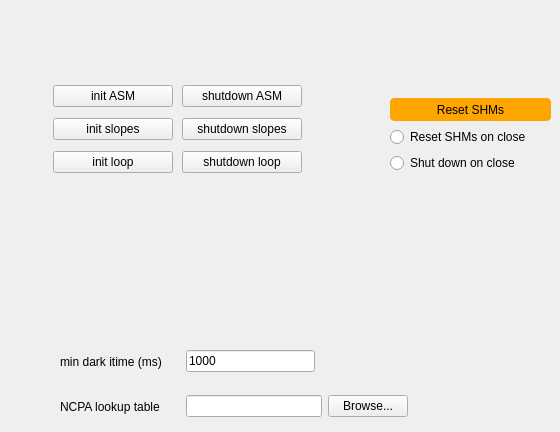
     <widget class="QWidget" name="tabControls_Setup">
      <attribute name="title">
       <string>Setup</string>
      </attribute>
      <widget class="QWidget" name="layoutWidget">
       <property name="geometry">
        <rect>
         <x>60</x>
         <y>390</y>
         <width>348</width>
         <height>33</height>
        </rect>
       </property>
       <layout class="QHBoxLayout" name="girdComponents_NCPALookup">
        <item>
         <widget class="QLabel" name="girdComponents_NCPALookup_label">
          <property name="minimumSize">
           <size>
            <width>120</width>
            <height>0</height>
           </size>
          </property>
          <property name="text">
           <string>NCPA lookup table</string>
          </property>
         </widget>
        </item>
        <item>
         <widget class="QLineEdit" name="girdComponents_NCPALookup_fname">
          <property name="text">
           <string/>
          </property>
         </widget>
        </item>
        <item>
         <widget class="QPushButton" name="girdComponents_NCPALookup_browse">
          <property name="minimumSize">
           <size>
            <width>80</width>
            <height>0</height>
           </size>
          </property>
          <property name="maximumSize">
           <size>
            <width>80</width>
            <height>16777215</height>
           </size>
          </property>
          <property name="text">
           <string>Browse...</string>
          </property>
         </widget>
        </item>
       </layout>
      </widget>
      <widget class="QWidget" name="">
       <property name="geometry">
        <rect>
         <x>50</x>
         <y>80</y>
         <width>256</width>
         <height>100</height>
        </rect>
       </property>
       <layout class="QGridLayout" name="gridLayout_7">
        <item row="0" column="0">
         <widget class="QPushButton" name="gridComponents_ASM_init_button">
          <property name="minimumSize">
           <size>
            <width>120</width>
            <height>0</height>
           </size>
          </property>
          <property name="maximumSize">
           <size>
            <width>100</width>
            <height>16777215</height>
           </size>
          </property>
          <property name="text">
           <string>init ASM</string>
          </property>
         </widget>
        </item>
        <item row="0" column="1">
         <widget class="QPushButton" name="gridComponents_ASM_stop_button">
          <property name="minimumSize">
           <size>
            <width>120</width>
            <height>0</height>
           </size>
          </property>
          <property name="maximumSize">
           <size>
            <width>100</width>
            <height>16777215</height>
           </size>
          </property>
          <property name="text">
           <string>shutdown ASM</string>
          </property>
         </widget>
        </item>
        <item row="1" column="0">
         <widget class="QPushButton" name="gridComponents_slopes_init_button">
          <property name="minimumSize">
           <size>
            <width>120</width>
            <height>0</height>
           </size>
          </property>
          <property name="maximumSize">
           <size>
            <width>100</width>
            <height>16777215</height>
           </size>
          </property>
          <property name="text">
           <string>init slopes</string>
          </property>
         </widget>
        </item>
        <item row="1" column="1">
         <widget class="QPushButton" name="gridComponents_slopes_stop_button">
          <property name="minimumSize">
           <size>
            <width>120</width>
            <height>0</height>
           </size>
          </property>
          <property name="maximumSize">
           <size>
            <width>100</width>
            <height>16777215</height>
           </size>
          </property>
          <property name="text">
           <string>shutdown slopes</string>
          </property>
         </widget>
        </item>
        <item row="2" column="0">
         <widget class="QPushButton" name="gridComponents_loop_init_button">
          <property name="minimumSize">
           <size>
            <width>120</width>
            <height>0</height>
           </size>
          </property>
          <property name="maximumSize">
           <size>
            <width>100</width>
            <height>16777215</height>
           </size>
          </property>
          <property name="text">
           <string>init loop</string>
          </property>
         </widget>
        </item>
        <item row="2" column="1">
         <widget class="QPushButton" name="gridComponents_loop_stop_button">
          <property name="minimumSize">
           <size>
            <width>120</width>
            <height>0</height>
           </size>
          </property>
          <property name="maximumSize">
           <size>
            <width>100</width>
            <height>16777215</height>
           </size>
          </property>
          <property name="text">
           <string>shutdown loop</string>
          </property>
         </widget>
        </item>
       </layout>
      </widget>
      <widget class="QWidget" name="">
       <property name="geometry">
        <rect>
         <x>60</x>
         <y>350</y>
         <width>255</width>
         <height>23</height>
        </rect>
       </property>
       <layout class="QHBoxLayout" name="minDarkitime">
        <item>
         <widget class="QLabel" name="gridConfig_minDarkItime_label">
          <property name="minimumSize">
           <size>
            <width>120</width>
            <height>0</height>
           </size>
          </property>
          <property name="text">
           <string>min dark itime (ms)</string>
          </property>
         </widget>
        </item>
        <item>
         <widget class="QLineEdit" name="gridConfig_minDarkItime_entry">
          <property name="text">
           <string>1000</string>
          </property>
         </widget>
        </item>
       </layout>
      </widget>
      <widget class="QWidget" name="">
       <property name="geometry">
        <rect>
         <x>390</x>
         <y>98</y>
         <width>161</width>
         <height>75</height>
        </rect>
       </property>
       <layout class="QVBoxLayout" name="gridConfig_SHMs">
        <item>
         <widget class="QPushButton" name="resetSHMs_button">
          <property name="styleSheet">
           <string notr="true">QPushButton {
    background-color: orange;
    color: black;
    border: 1px solid orange;
    border-radius: 4px;
    padding: 4px;
}
QPushButton:pressed {
    background-color: brown;
    border: 1px solid brown;
}</string>
          </property>
          <property name="text">
           <string>Reset SHMs</string>
          </property>
         </widget>
        </item>
        <item>
         <widget class="QRadioButton" name="resetSHMsOnClose_radio">
          <property name="minimumSize">
           <size>
            <width>160</width>
            <height>0</height>
           </size>
          </property>
          <property name="text">
           <string>Reset SHMs on close</string>
          </property>
          <property name="checked">
           <bool>false</bool>
          </property>
         </widget>
        </item>
        <item>
         <widget class="QRadioButton" name="shutdownOnClose_radio">
          <property name="minimumSize">
           <size>
            <width>160</width>
            <height>0</height>
           </size>
          </property>
          <property name="text">
           <string>Shut down on close</string>
          </property>
          <property name="checked">
           <bool>false</bool>
          </property>
         </widget>
        </item>
       </layout>
      </widget>
     </widget>
